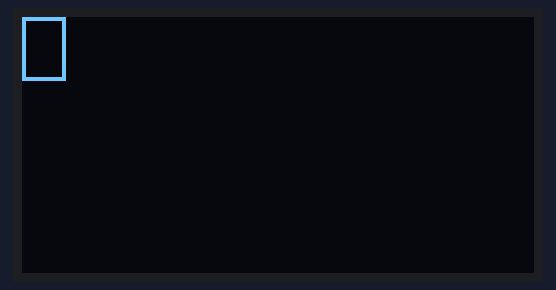
This program was run on a simulated Raspberry Pi (BCM pin numbers). Parts: 128×64 one-colour display.

Above: at 0.57 s.
At 1.02 s:
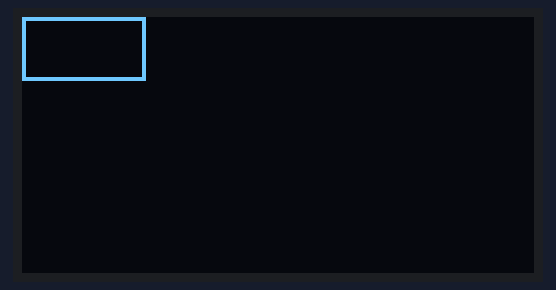
At 1.69 s:
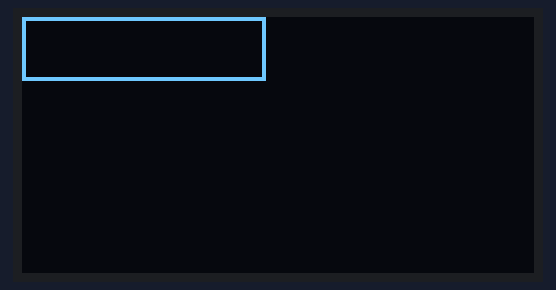
At 2.37 s:
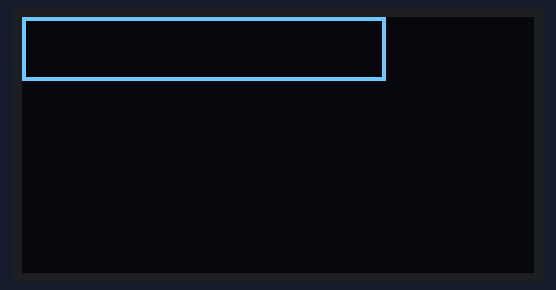
At 3.04 s:
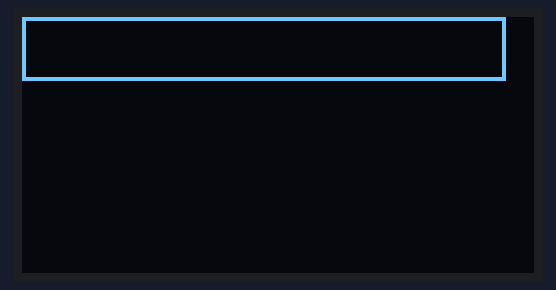

The program:

expand.py
```python
import time

import Adafruit_GPIO.I2C as I2C
import Adafruit_SSD1306

from PIL import Image
from PIL import ImageDraw
from PIL import ImageFont

# Raspberry Pi pin configuration:
RST = None     # on the PiOLED this pin isnt used

# 128x64 display with hardware I2C:
disp = Adafruit_SSD1306.SSD1306_128_64(rst=RST)

# Note you can change the I2C address by passing an i2c_address parameter like:
disp = Adafruit_SSD1306.SSD1306_128_64(rst=RST, i2c_address=0x3C)


# Initialize library.
disp.begin()

# Clear display.
disp.clear()
disp.display()

# Create blank image for drawing.
# Make sure to create image with mode '1' for 1-bit color.
width = disp.width
height = disp.height
image = Image.new('1', (width, height))

# Get drawing object to draw on image.
draw = ImageDraw.Draw(image)
# Draw a black filled box to clear the image.
draw.rectangle((0,0,width,height), outline=0, fill=0)

# Draw some shapes.
# First define some constants to allow easy resizing of shapes.
padding = 20
top = padding
bottom = height-padding
# Move left to right keeping track of the current x position for drawing shapes.
x = 0


# Load default font.
font = ImageFont.load_default()

while True:

    # Draw a black filled box to clear the image.
    draw.rectangle((0,0,x,height/4-1), outline=1, fill=0)

    # Display image.
    disp.image(image)
    disp.display()
    time.sleep(.1)
    x+=10
    if x>=width:
        x=0
        draw.rectangle((0,0,width,height), outline=0, fill=0)
```

Measured:
- by itself, everything shown: repeats every 2.9 s, in 13 steps
